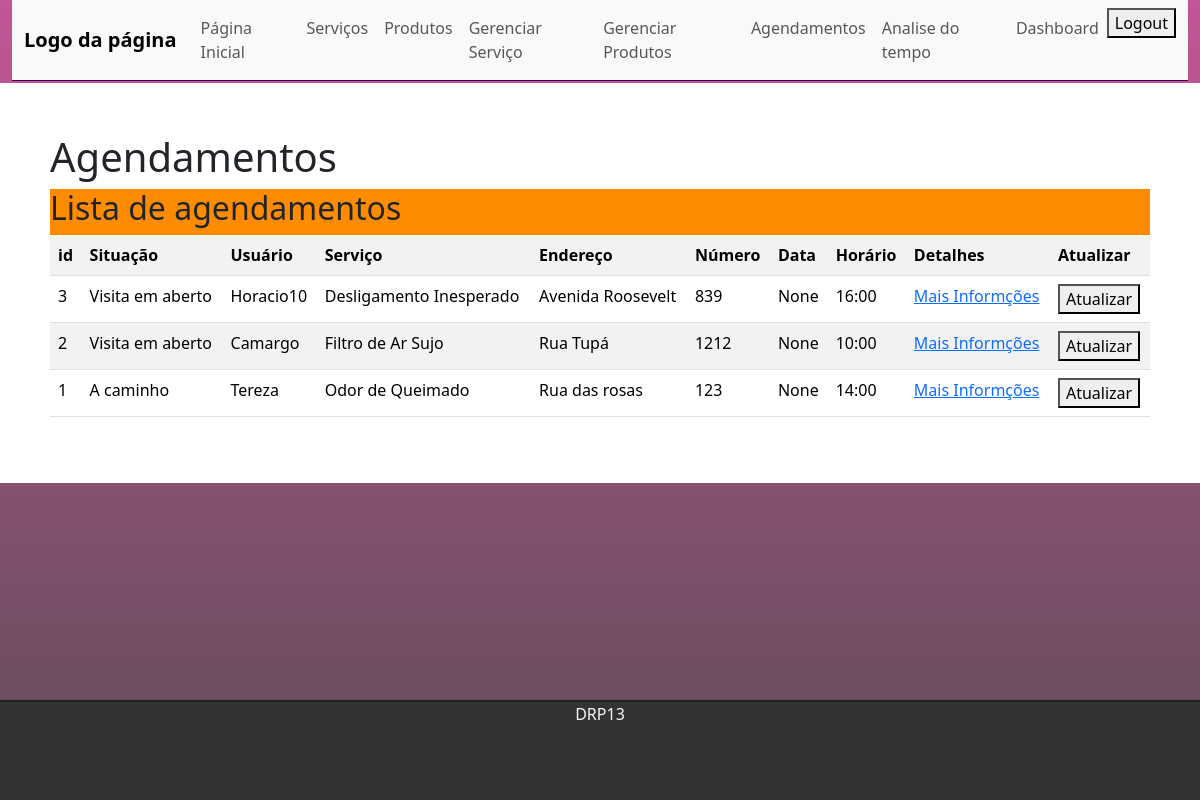
Page /appoitmentsList (signed in) on the earlier database version.
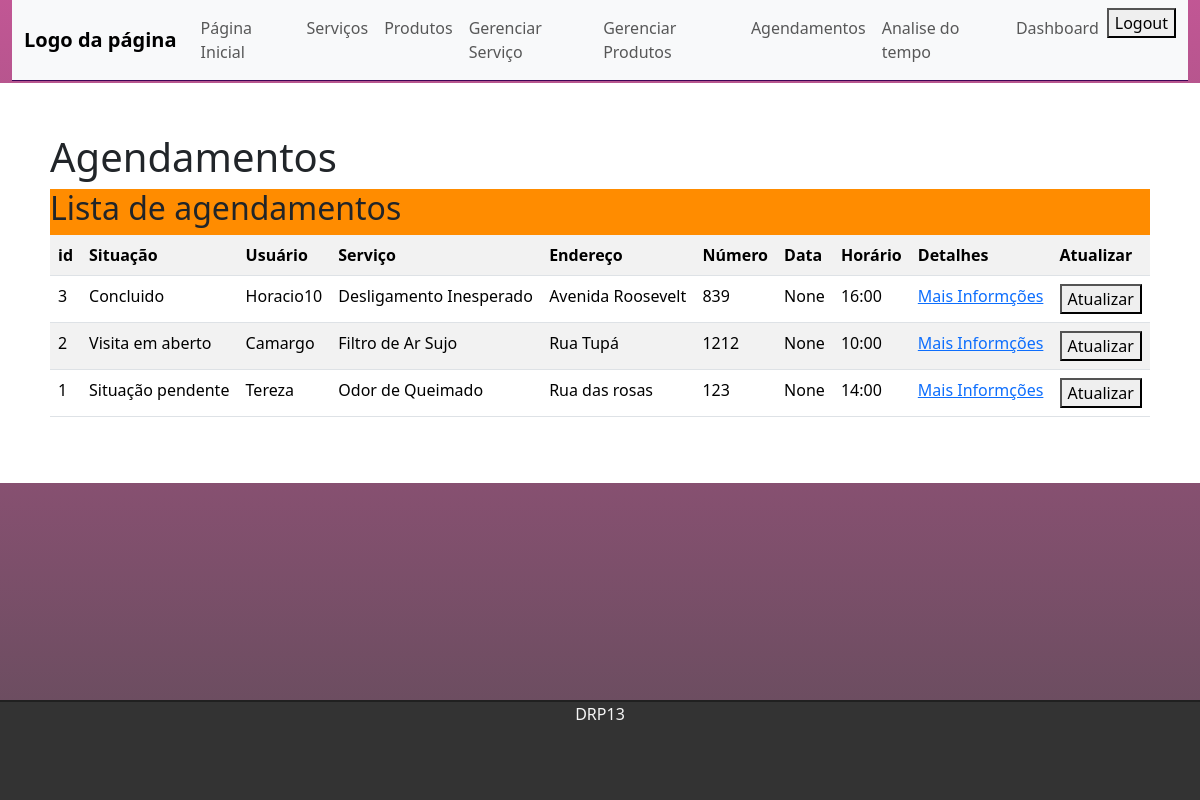
Same page on the later database version.
### appoitments/models.py (models this page shows)
class Appoitment(models.Model):
    id = models.BigAutoField(primary_key=True)
    user = models.CharField()
    name = models.CharField()
    service = models.ForeignKey(Service, on_delete=models.SET_NULL, null=True)
    address = models.CharField(max_length=50)
    address_number = models.IntegerField()
    date = models.DateField()
    hour = models.TimeField()
    description = models.TextField()
    status = models.CharField(max_length=20, choices=status, default='Visita em aberto')

### services/models.py (models this page shows)
class Service(models.Model):
    id = models.BigAutoField(primary_key=True)
    service = models.CharField(max_length=50)
    category = models.CharField(choices=categoryService)
    value = models.CharField(max_length=100)
    description = models.CharField(max_length=100)
    def __str__(self):
        return self.service

### appoitments/views.py (the view)
# urls.py: path('appoitmentsList', views.appoitmentsList, name='appoitmentsList'),
@user_passes_test(lambda u: u.is_superuser)
def appoitmentsList(request):
    appoitments = Appoitment.objects.all().order_by('-id')
    return render(request, 'appoitments/appoitmentsList.html', {'appoitments': appoitments})

### templates/appoitments/appoitmentsList.html (shortened to what this page needs)
{% extends 'tasks/index.html' %}
{% block content %}
<div class="text-box">
    <h1> Agendamentos </h1>
    <div class="table-responive table-edit" >
        <h2>Lista de agendamentos</h2>
        <table class="table table-striped">
            <tr>
                <th>id</th>
                <th>Situação</th>
                <th>Usuário</th>
                <th>Serviço</th>
                <th>Endereço</th>
                <th>Número</th>
                <th>Data</th>
                <th> Horário</th>
                <th>Detalhes</th>
                <th>Atualizar</th>
            </tr>
            {% for task in appoitments %}
            <tr>
                <td>{{task.id}}</td>
                <td>{{task.status}}</td>
                <td>{{task.user}}</td>
                <td>{{task.service}}</td>
                <td>{{task.address}}</td>
                <td>{{task.address_number}}</td>
                <td>{{task.date}}</td>
                <td>{{task.hour}}</td>
                <td><a href="{% url 'info' task.id %}">Mais Informções</a></td>
                <td><a href="{% url 'updateAppoitment' task.id %}"><button>Atualizar</button></a></td>
            </tr>
            {%endfor %}
        </table>
    </div>
</div>
{% endblock %}

Differences in the rows shown:
changed Appoitment "Horacio10": status "Visita em aberto" → "Concluido"
changed Appoitment "Tereza": status "A caminho" → "Situação pendente"
